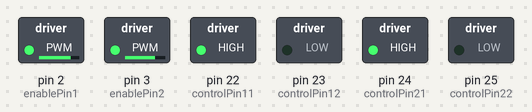
A sketch run on a simulated Arduino Mega 2560, built with avr-gcc and run on an emulated ATmega2560. On the bench: switched loads named in the sketch (green lamp = pin HIGH).

Above: at 0.1 s.
Timing chart, 0 to 1.6 s (numbered marks = the images above):
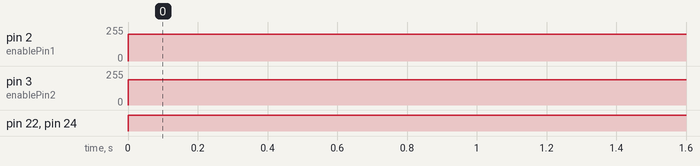

The sketch:

DC_motor_w_o_switch_3PINS.ino
```cpp
// Jan. 23, 2015

// This program controls two DC motors separately

// Needs input on motorEnable and  motorSpeed

// Motor controlPins are reduced using a NAND gate in the circuit

const int controlPin11 = 22; // connected to pin 2 on the H-bridge
const int controlPin12 = 23;
const int enablePin1 = 2;   // connected to pin 1 on the H-bridge

const int controlPin21 = 24;
const int controlPin22 = 25;
const int enablePin2 = 3;

int motorEnabled = 1; // Turns the motor on/off
int motorSpeed = 0; // speed of the motor
int motorDirection = 2;

void setup(){
  // intialize the inputs and outputs
  pinMode(controlPin11, OUTPUT);
  pinMode(controlPin12, OUTPUT);
  pinMode(enablePin1, OUTPUT);

  pinMode(controlPin21, OUTPUT);
  pinMode(controlPin22, OUTPUT);
  pinMode(enablePin2, OUTPUT);

  // pull the enable pin LOW to start
  digitalWrite(enablePin1, LOW);
  digitalWrite(enablePin2, LOW);
}

void loop(){

  // change the direction the motor spins by talking
  // to the control pins on the H-Bridge
  if (motorDirection == 1) {
    digitalWrite(controlPin11, LOW);
    digitalWrite(controlPin12, HIGH);
    digitalWrite(controlPin21, LOW);
    digitalWrite(controlPin22, HIGH);
  }
  else {
    digitalWrite(controlPin11, HIGH);
    digitalWrite(controlPin12, LOW);
    digitalWrite(controlPin21, HIGH);
    digitalWrite(controlPin22, LOW);
  }

  // check if the motor is supposed to be on
  //if (motorEnabled == 1) {
    // PWM the enable pin to vary the speed
    analogWrite(enablePin1, 200);
    analogWrite(enablePin2, 190);

//    delay(2000);
//
//    analogWrite(enablePin1, 0);
//    analogWrite(enablePin2, 0);
//
//    delay(2000);

  //}
  //else { // if the motor is not supposed to be on
    //turn the motor of

  //}

}
```

Measured:
- by itself, pin 2 (enablePin1): 0/255 → 200/255 at 0.00 s
- by itself, pin 3 (enablePin2): 0/255 → 190/255 at 0.00 s
- by itself, pin 22 (controlPin11), pin 24 (controlPin21): LOW → HIGH at 0.00 s
